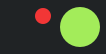
      <widget class="QFrame" name="notif">
       <property name="geometry">
        <rect>
         <x>520</x>
         <y>0</y>
         <width>106</width>
         <height>54</height>
        </rect>
       </property>
       <property name="maximumSize">
        <size>
         <width>966</width>
         <height>54</height>
        </size>
       </property>
       <property name="styleSheet">
        <string notr="true">background-color: #202325;
border-radius: 27px;</string>
       </property>
       <property name="frameShape">
        <enum>QFrame::StyledPanel</enum>
       </property>
       <property name="frameShadow">
        <enum>QFrame::Raised</enum>
       </property>
       <widget class="QFrame" name="photoUser">
        <property name="geometry">
         <rect>
          <x>60</x>
          <y>7</y>
          <width>40</width>
          <height>40</height>
         </rect>
        </property>
        <property name="maximumSize">
         <size>
          <width>966</width>
          <height>54</height>
         </size>
        </property>
        <property name="styleSheet">
         <string notr="true">background-color: #A3EC5A;
border-radius: 20px</string>
        </property>
        <property name="frameShape">
         <enum>QFrame::StyledPanel</enum>
        </property>
        <property name="frameShadow">
         <enum>QFrame::Raised</enum>
        </property>
        <widget class="QLabel" name="label_14">
         <property name="geometry">
          <rect>
           <x>7</x>
           <y>7</y>
           <width>25</width>
           <height>25</height>
          </rect>
         </property>
         <property name="text">
          <string/>
         </property>
         <property name="pixmap">
          <pixmap resource="VEDA1.qrc">:/icons/icons/user.png</pixmap>
         </property>
         <property name="scaledContents">
          <bool>true</bool>
         </property>
        </widget>
       </widget>
       <widget class="QLabel" name="label_20">
        <property name="geometry">
         <rect>
          <x>15</x>
          <y>7</y>
          <width>35</width>
          <height>38</height>
         </rect>
        </property>
        <property name="text">
         <string/>
        </property>
        <property name="pixmap">
         <pixmap resource="VEDA1.qrc">:/icons/icons/noti.png</pixmap>
        </property>
        <property name="scaledContents">
         <bool>true</bool>
        </property>
       </widget>
       <widget class="QFrame" name="notiLamp">
        <property name="geometry">
         <rect>
          <x>35</x>
          <y>8</y>
          <width>16</width>
          <height>16</height>
         </rect>
        </property>
        <property name="maximumSize">
         <size>
          <width>966</width>
          <height>54</height>
         </size>
        </property>
        <property name="styleSheet">
         <string notr="true">background-color: #F23636;
border-radius: 8px</string>
        </property>
        <property name="frameShape">
         <enum>QFrame::StyledPanel</enum>
        </property>
        <property name="frameShadow">
         <enum>QFrame::Raised</enum>
        </property>
       </widget>
      </widget>
